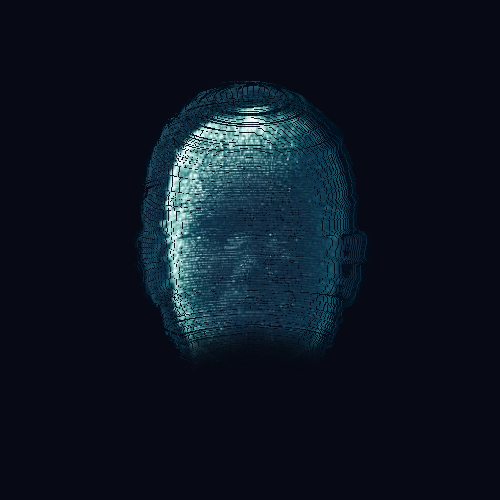
#> input picture scratch/test_blended_alpha.png, 500 x 500 px, given in place of hologram_face.png, which was not available
$ python generate_preview.py
#> lines starting #> are read from the running program, lines starting #| are printed output that depends on the picture
import os
import math
import numpy as np
from PIL import Image, ImageDraw

# Create a 600x480 preview canvas image
w, h = 600, 480
img = Image.new("RGBA", (w, h), (7, 10, 20, 255))
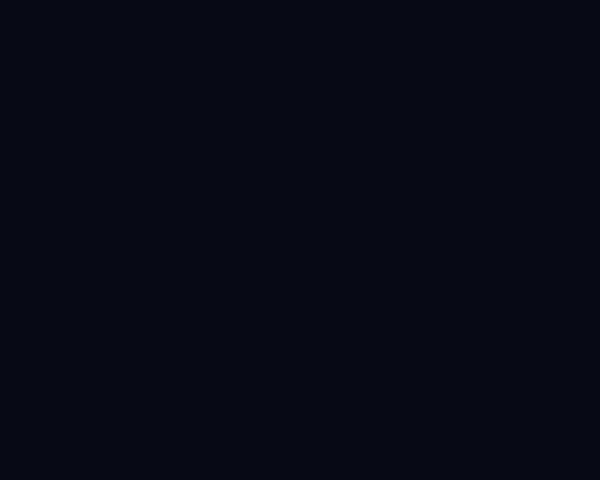
#> img: PIL image 600x480 RGBA; mean R, G, B, A 7, 10, 20, 255
draw = ImageDraw.Draw(img)

# Cyber grid
for gx in range(0, w, 50):
    draw.line([(gx, 0), (gx, h)], fill=(12, 20, 36, 255), width=1)
for gy in range(0, h, 50):
    draw.line([(0, gy), (w, gy)], fill=(12, 20, 36, 255), width=1)

cx, cy = w // 2, h // 2

# Background glow rings
r_ring = 155
draw.ellipse([cx - r_ring, cy - r_ring, cx + r_ring, cy + r_ring], outline=(13, 33, 55, 255), width=2)
draw.arc([cx - r_ring - 4, cy - r_ring - 4, cx + r_ring + 4, cy + r_ring + 4], start=45, end=115, fill=(0, 240, 255, 255), width=3)
draw.arc([cx - r_ring - 4, cy - r_ring - 4, cx + r_ring + 4, cy + r_ring + 4], start=225, end=275, fill=(56, 189, 248, 255), width=2)

# Load blended face
face = Image.open(r"F:\Ai Tools\Zen Agent\Zen Ai\models\hologram_face.png")
#> face is the input picture: PIL image 500x500 RGBA; mean R, G, B, A 12.4, 21.7, 32.7, 255
target_w, target_h = int(face.width * 0.9), int(face.height * 0.9)
#> target_w = 450; target_h = 450
face_scaled = face.resize((target_w, target_h), Image.Resampling.BILINEAR)

# Paste with alpha
paste_x = cx - target_w // 2
#> paste_x = 75
paste_y = cy - target_h // 2
#> paste_y = 15
img.paste(face_scaled, (paste_x, paste_y), face_scaled)
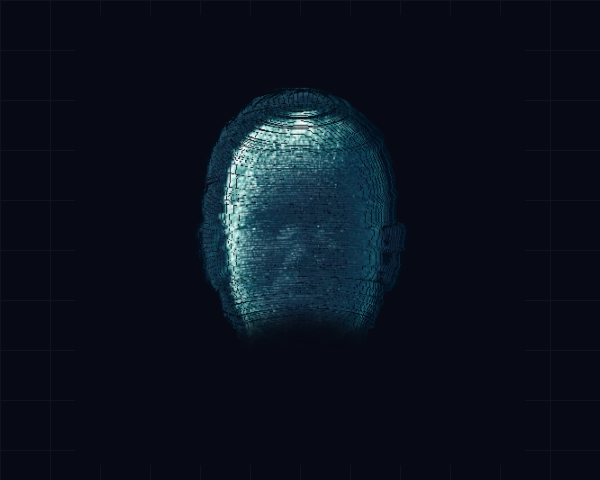
#> img: PIL image 600x480 RGBA; mean R, G, B, A 10.9, 18.3, 29.1, 255

# Vertical scan wave line
scan_y = cy + 10
draw.line([(cx - int(target_w * 0.42), scan_y), (cx + int(target_w * 0.42), scan_y)], fill=(224, 247, 250, 255), width=2)
draw.line([(cx - int(target_w * 0.48), scan_y), (cx + int(target_w * 0.48), scan_y)], fill=(0, 240, 255, 255), width=1)

# Sparkling cyber dust
np.random.seed(42)
for _ in range(50):
    px = cx + int(np.random.uniform(-140, 140))
    py = cy + int(np.random.uniform(-150, 150))
    sz = np.random.choice([1, 2])
    col = (255, 255, 255, 255) if sz == 2 else (56, 189, 248, 255)
    draw.ellipse([px - sz, py - sz, px + sz, py + sz], fill=col)

out_preview = r"F:\Ai Tools\Zen Agent\Zen Ai\scratch\preview_real_face.png"
img.save(out_preview, "PNG")
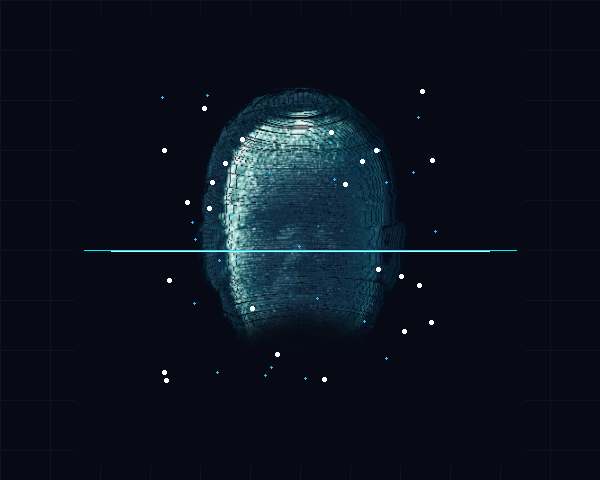
#> saved as preview_real_face.png: PIL image 600x480 RGBA; mean R, G, B, A 11.5, 19.4, 30.1, 255
print("Saved preview to:", out_preview)

$ run again, on scratch/test_gazes.png
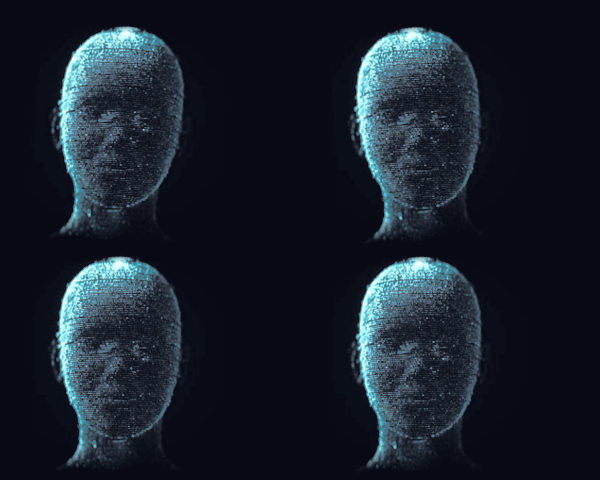
#> input picture scratch/test_gazes.png, 600 x 480 px, given in place of hologram_face.png, which was not available
#> face is the input picture: PIL image 600x480 RGBA; mean R, G, B, A 14.2, 23.9, 35.3, 245.2
#> `img.paste(face_scaled, (paste_x, paste_y), face_scaled)`:
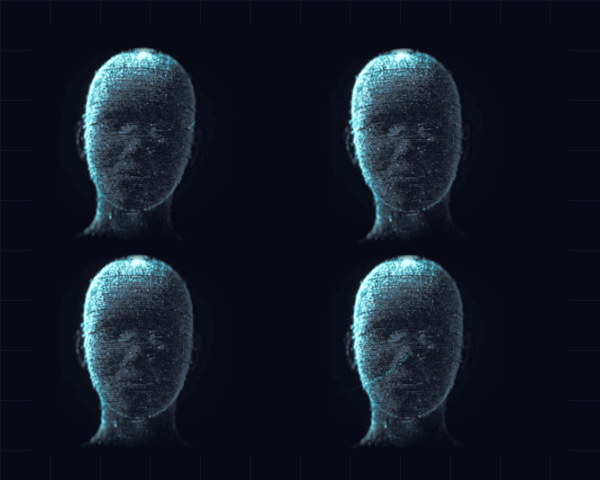
#> img: PIL image 600x480 RGBA; mean R, G, B, A 12.5, 20.4, 31.4, 248.3; transparent parts drawn white
#> `img.save(out_preview, "PNG")`:
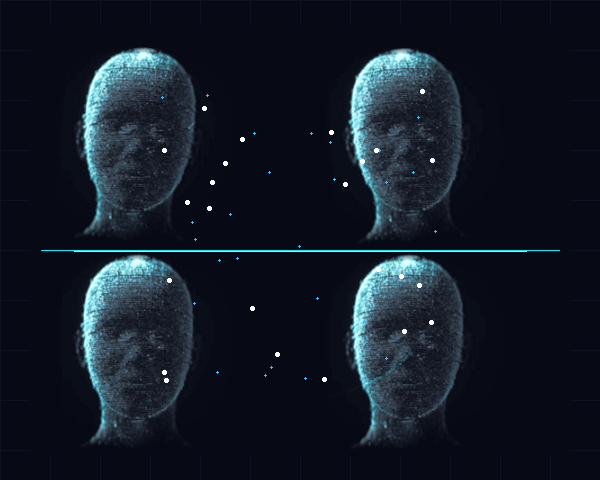
#> saved as preview_real_face.png: PIL image 600x480 RGBA; mean R, G, B, A 13.2, 21.6, 32.6, 248.3; transparent parts drawn white
